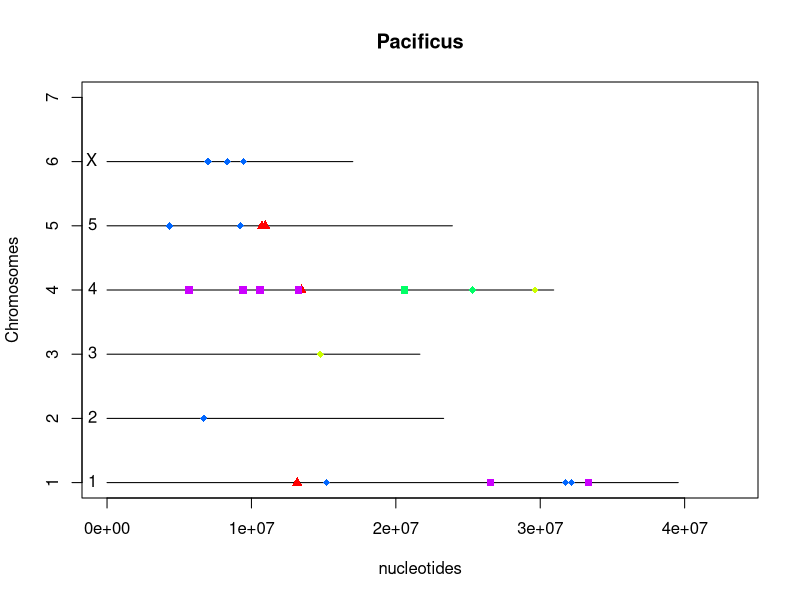

Write the R code that produced this figure.
#to create chromosomal diagram of P. pacificus or C. elegans histone positions
#Required is csv file with following columns: Species, Histonetype,Canonical/Variant/H1, Chromosome, Start 
#CSV files used to create plots in manuscript included (PacificusHistones.csv, ElegansHistones.csv), these also include 
#information on Gene name and whether the contains a 3' UTR hairpin

setwd("~/path/to/directory")

# Import the CSV file with gene positions
data <- read.csv("PacificusHistones.csv")

#Make Dataframe with C. elegans and P. pacificus chromosome lengths
Pchrom<-c(39556110,23310661,21666382,30933000,23914600,17019893)
Cchrom<-c(15072434,15279421,13783801,17493829,20924180,17718942)
vchrom<-c(1,2,3,4,5,6)
nchrom<-c('1','2','3','4','5','X')
chrom<-data.frame(Pchrom, Cchrom, nchrom,vchrom)

#Count the number of Chromosomes
num_unique_chromosomes <- length(unique(data$Chromosome))

# Define a unique color for each Histone type
His_colors <- rainbow(length(unique(data$Histonetype)))

#Define a point shape for canonical/variant/H1 histones
His_shape <- c(17, 18, 15)

#Define whether to use C. elegans or P. pacificus chromosome lengths
sp=data$Species[1]
if (sp == "Pacificus"){
  chrdata=chrom$Pchrom
} else {
  chrdata=chrom$Cchrom
}

# Making plot
plot(x = c(0, max(data$Start)+10000000), y = c(1, num_unique_chromosomes + 1), type = "n", xlab = "nucleotides", ylab = "Chromosomes", main = data$Species[1])
chrom_y_values <- numeric(num_unique_chromosomes)

for (i in 1:num_unique_chromosomes) {
  y_value <- i
  chrom_y_values[i] <- y_value
  
  chrom_data <- subset(data, Chromosome == unique(data$Chromosome)[i])
  min_Start <- 0
  max_Start <- chrdata[i]
  segments(x0 = min_Start, x1 = max_Start, y0 = y_value, y1 = y_value, col = "black")
}

# Add labels for the Chromosomes on the left side of the lines
for (i in 1:num_unique_chromosomes) {
  y_value <- chrom_y_values[i]
  text(x = 2, y = chrom$vchrom[i], labels = chrom$nchrom[i], pos = 2, col = "black")
}

# Plotting histone genes
for (i in 1:nrow(data)) {
  y_value <- match(data$Chromosome[i], chrom$nchrom)
  col_idx <- match(data$Histonetype[i], unique(data$Histonetype))
  shape_idx<-match(data$Canonical.Variant.H1[i], unique(data$Canonical.Variant.H1))
  points(data$Start[i], y_value, pch=His_shape[shape_idx],col = His_colors[col_idx])
}
     
     

     
     
     
     
